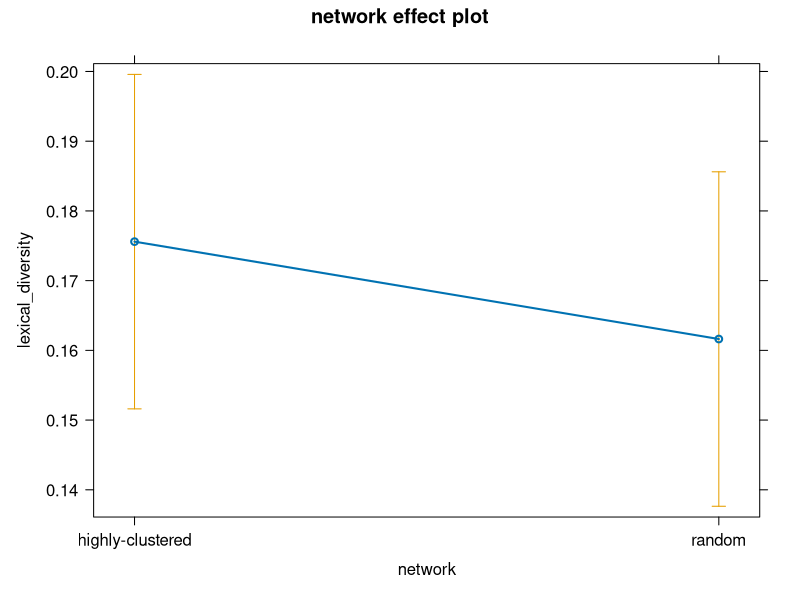

Here is the R script that generated this plot:

################################################################################
######################### Lexical Diversity of Chat ############################
################################################################################
library(dplyr)
library(tidytext)
combined_chat_data <- read.csv("processed_chat_data_N24.csv")
# Filter out empty or whitespace-only answers in `body_lemma`
combined_chat_data <- combined_chat_data %>%
  filter(!is.na(body_lemma) & body_lemma != "" & grepl("\\S", body_lemma))

# Tokenize the `body_lemma` column and calculate lexical diversity
lv_chat <- combined_chat_data %>%
  select(network, session_code, body_lemma) %>%
  unnest_tokens(word, body_lemma) %>%          # Tokenize the text into individual words
  group_by(network, session_code) %>%          # Group by network and session
  summarise(
    total_tokens = n(),                        # Count total words (tokens)
    unique_types = n_distinct(word),           # Count unique words (types)
    lexical_diversity = unique_types / total_tokens  # Calculate TTR
  ) %>%
  arrange(desc(lexical_diversity))             # Arrange by lexical diversity 

# View the results
print(lv_chat)

################################################################################
################################# Analysis #####################################
################################################################################
library(lmerTest)
library(car)

lv_chat <- lv_chat %>%
  mutate(network = as.factor(network))
lv_chat <- lv_chat %>% mutate_if(is.character, as.factor)
str(lv_chat)

contrasts(lv_chat$network)
lv_chat$network2 <- lv_chat$network

contrasts(lv_chat$network2) <- matrix(rev(contr.sum(2)))
lv_chat$network2 <- factor(lv_chat$network2, levels = c("random", "highly-clustered"))
contrasts(lv_chat$network2) <- matrix(rev(contr.sum(2)))
levels(lv_chat$network2)
lv_chat
# the effect of network on lexical diversity
lm_model <- lm(lexical_diversity ~ network, data = lv_chat)
summary(lm_model)
library("effects")
plot(effect("network", lm_model))

anova(lm_model)
Anova(lm_model, type = "III")
